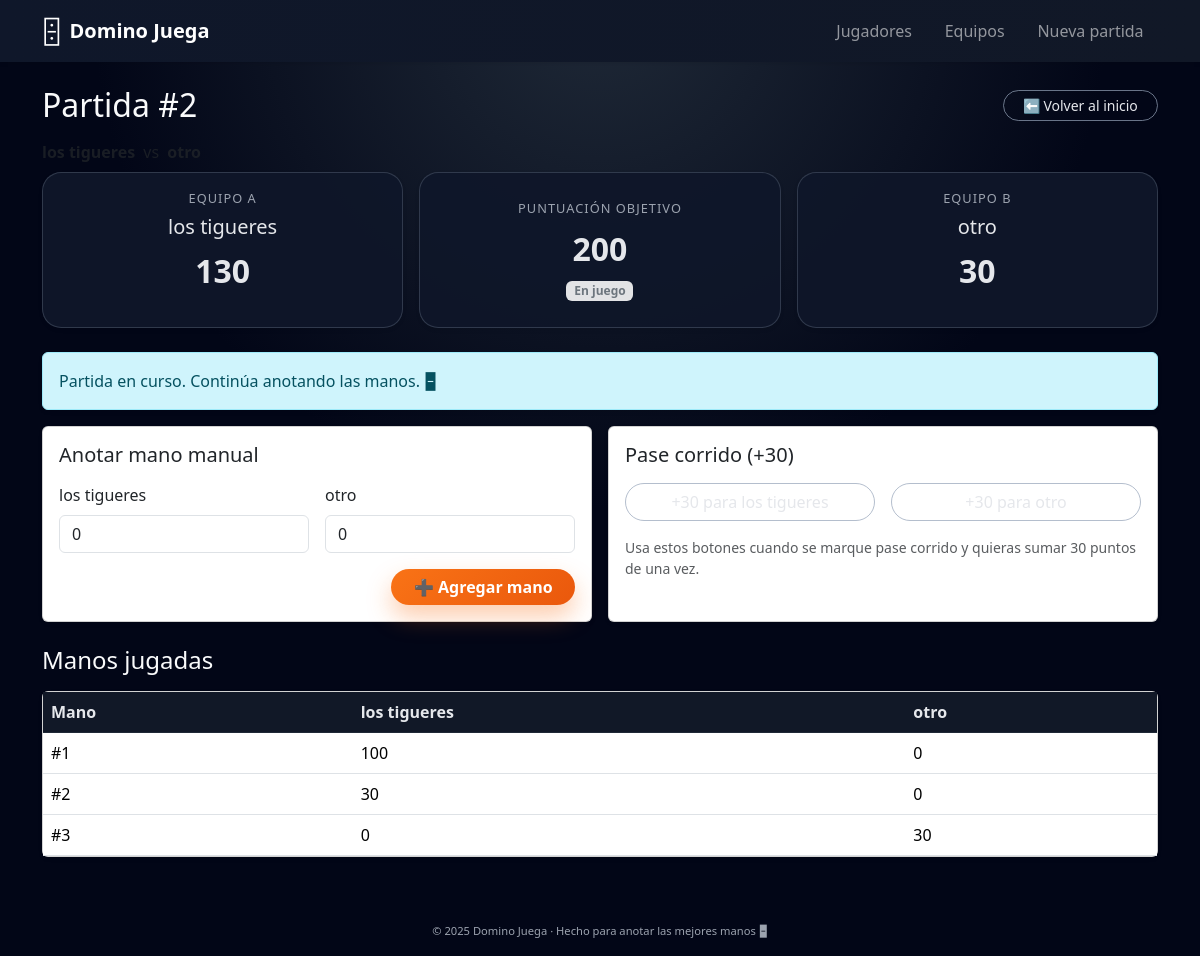
Page /matches/2 on the committed database.
### models.py (models this page shows, shortened)
class Match(db.Model):
    __tablename__ = "matches"
    id = db.Column(db.Integer, primary_key=True)
    team_a_id = db.Column(db.Integer, db.ForeignKey("teams.id"), nullable=False)
    team_b_id = db.Column(db.Integer, db.ForeignKey("teams.id"), nullable=False)
    team_a = db.relationship("Team", foreign_keys=[team_a_id], backref="matches_as_a")
    team_b = db.relationship("Team", foreign_keys=[team_b_id], backref="matches_as_b")
    target_score = db.Column(db.Integer, default=100)
    score_a = db.Column(db.Integer, default=0)
    score_b = db.Column(db.Integer, default=0)
    winner_team_id = db.Column(db.Integer, db.ForeignKey("teams.id"), nullable=True)
    winner_team = db.relationship("Team", foreign_keys=[winner_team_id], backref="wins")
    created_at = db.Column(db.DateTime, default=datetime.utcnow)
    finished_at = db.Column(db.DateTime, nullable=True)

class Team(db.Model):
    __tablename__ = "teams"
    id = db.Column(db.Integer, primary_key=True)
    name = db.Column(db.String(100), nullable=False)
    player1_id = db.Column(db.Integer, db.ForeignKey("players.id"), nullable=False)
    player2_id = db.Column(db.Integer, db.ForeignKey("players.id"), nullable=False)
    player1 = db.relationship("Player", foreign_keys=[player1_id])
    player2 = db.relationship("Player", foreign_keys=[player2_id])
    games_played = db.Column(db.Integer, default=0)
    games_won = db.Column(db.Integer, default=0)
    games_lost = db.Column(db.Integer, default=0)
    points_for = db.Column(db.Integer, default=0)
    points_against = db.Column(db.Integer, default=0)

class Round(db.Model):
    __tablename__ = "rounds"
    id = db.Column(db.Integer, primary_key=True)
    match_id = db.Column(db.Integer, db.ForeignKey("matches.id"), nullable=False)
    number = db.Column(db.Integer, nullable=False)
    points_team_a = db.Column(db.Integer, default=0)
    points_team_b = db.Column(db.Integer, default=0)
    match = db.relationship("Match", backref="rounds")

### app.py (the view, shortened to what this page needs)
    @app.route("/matches/<int:match_id>", methods=["GET", "POST"])
    def match_detail(match_id):
        match = Match.query.get_or_404(match_id)
        rounds = Round.query.filter_by(match_id=match.id).order_by(Round.number).all()
        return render_template("match_detail.html", match=match, rounds=rounds)

### templates/match_detail.html (shortened to what this page needs)
{% extends "base.html" %}
{% block content %}
<div class="d-flex justify-content-between align-items-center mb-3">
  <h2 class="mb-0">Partida #{{ match.id }}</h2>
  <a href="{{ url_for('index') }}" class="btn btn-domino-outline btn-sm">
    ⬅ Volver al inicio
  </a>
</div>
<p class="text-muted mb-2">
  <strong>{{ match.team_a.name }}</strong>
  <span class="mx-1">vs</span>
  <strong>{{ match.team_b.name }}</strong>
</p>
<div class="row mb-4 g-3">
  <div class="col-md-4">
    <div class="card card-stat shadow-sm hover-lift">
      <div class="card-body text-center">
        <p class="stat-label">Equipo A</p>
        <h5 class="mb-2">{{ match.team_a.name }}</h5>
        <p class="stat-number">{{ match.score_a }}</p>
      </div>
    </div>
  </div>
  <div class="col-md-4">
    <div class="card card-stat shadow-sm hover-lift h-100 d-flex align-items-center justify-content-center text-center">
      <div>
        <p class="stat-label">Puntuación objetivo</p>
        <p class="stat-number mb-0">{{ match.target_score }}</p>
        {% if match.winner_team %}
          <span class="badge bg-success-subtle text-success mt-2">
            Partida finalizada
          </span>
        {% else %}
          <span class="badge bg-secondary-subtle text-secondary mt-2">
            En juego
          </span>
        {% endif %}
      </div>
    </div>
  </div>
  <div class="col-md-4">
    <div class="card card-stat shadow-sm hover-lift">
      <div class="card-body text-center">
        <p class="stat-label">Equipo B</p>
        <h5 class="mb-2">{{ match.team_b.name }}</h5>
        <p class="stat-number">{{ match.score_b }}</p>
      </div>
    </div>
  </div>
</div>
{% if match.winner_team %}
<div class="alert alert-success shadow-sm">
  Ganador: <strong>{{ match.winner_team.name }}</strong><br>
  Finalizada el {{ match.finished_at.strftime('%d/%m/%Y %H:%M') if match.finished_at }}
</div>
{% else %}
<div class="alert alert-info shadow-sm">
  Partida en curso. Continúa anotando las manos. 🁢
</div>
{% endif %}
<div class="row mb-4 g-3">
  <div class="col-md-6">
    <div class="card shadow-sm hover-lift h-100">
      <div class="card-body">
        <h5 class="card-title mb-3">Anotar mano manual</h5>
        <form method="post" class="row g-3">
          <div class="col-6">
            <label class="form-label">{{ match.team_a.name }}</label>
            <input type="number" name="points_team_a" class="form-control" value="0">
          </div>
          <div class="col-6">
            <label class="form-label">{{ match.team_b.name }}</label>
            <input type="number" name="points_team_b" class="form-control" value="0">
          </div>
          <div class="col-12 d-flex justify-content-end">
            <button type="submit" class="btn btn-domino-primary">
              ➕ Agregar mano
            </button>
          </div>
        </form>
      </div>
    </div>
  </div>
  <div class="col-md-6">
    <div class="card shadow-sm hover-lift h-100">
      <div class="card-body">
        <h5 class="card-title mb-3">Pase corrido (+30)</h5>
        <div class="row g-3">
          <div class="col-12 col-md-6">
            <form method="post">
              <button type="submit" class="btn btn-domino-outline w-100">
                +30 para {{ match.team_a.name }}
              </button>
            </form>
          </div>
          <div class="col-12 col-md-6">
            <form method="post">
              <button type="submit" class="btn btn-domino-outline w-100">
                +30 para {{ match.team_b.name }}
              </button>
            </form>
          </div>
        </div>
        <p class="text-muted small mt-3 mb-0">
          Usa estos botones cuando se marque pase corrido y quieras sumar 30 puntos de una vez.
        </p>
      </div>
    </div>
  </div>
</div>
<h4 class="mb-3">Manos jugadas</h4>
<div class="card shadow-sm hover-lift">
  <div class="card-body p-0">
    <div class="table-responsive">
      <table class="table table-hover mb-0 align-middle">
        <thead class="table-light">
          <tr>
            <th>Mano</th>
            <th>{{ match.team_a.name }}</th>
            <th>{{ match.team_b.name }}</th>
          </tr>
        </thead>
        <tbody>
        {% for r in rounds %}
          <tr>
            <td>#{{ r.number }}</td>
            <td>{{ r.points_team_a }}</td>
            <td>{{ r.points_team_b }}</td>
          </tr>
        {% else %}
          <tr>
            <td colspan="3" class="text-center py-3 text-muted">
              Todavía no se ha anotado ninguna mano.
            </td>
          </tr>
        {% endfor %}
        </tbody>
      </table>
    </div>
  </div>
</div>
{% endblock %}

### static/style.css (style rules this page uses)
.bg-domino { background: radial-gradient(circle at top, #1f2937 0, #020617 45%, #020617 100%); min-height: 100vh; color: #f9fafb; }
.btn-domino-primary { background: linear-gradient(135deg, #f97316, #ea580c); border: none; color: #fff; font-weight: 600; border-radius: 999px; padding-inline: 1.4rem; box-shadow: 0 12px 25px rgba(248, 113, 22, 0.35); transition: transform 0.15s ease, box-shadow 0.15s ease, filter 0.15s ease; }
.btn-domino-outline { border-radius: 999px; border: 1px solid rgba(148, 163, 184, 0.7); color: #e5e7eb; background: transparent; font-weight: 500; padding-inline: 1.2rem; transition: background-color 0.15s ease, color 0.15s ease, transform 0.15s ease; }
.card-stat { border-radius: 1.2rem; background: rgba(15, 23, 42, 0.95); border: 1px solid rgba(148, 163, 184, 0.25); color: #e5e7eb; }
.stat-label { text-transform: uppercase; letter-spacing: 0.08em; font-size: 0.8rem; color: #9ca3af; margin-bottom: 0.4rem; }
.stat-number { font-size: 2rem; font-weight: 700; }
.hover-lift { transition: transform 0.18s ease, box-shadow 0.18s ease, border-color 0.18s ease; }
.table { color: #e5e7eb; }
.table thead.table-light th { background-color: #111827; color: #e5e7eb; border-color: #1f2937; }

### rows in the picture
Match: id "2", score_a "130", target_score "200", score_b "30"
Team: team_a.name "los tigueres"
Team: team_b.name "otro"
Round: number "1", points_team_a "100", points_team_b "0"
Round: number "2", points_team_a "30", points_team_b "0"
Round: number "3", points_team_a "0", points_team_b "30"

### other values in the picture
{{ 2025 }} "2025"
